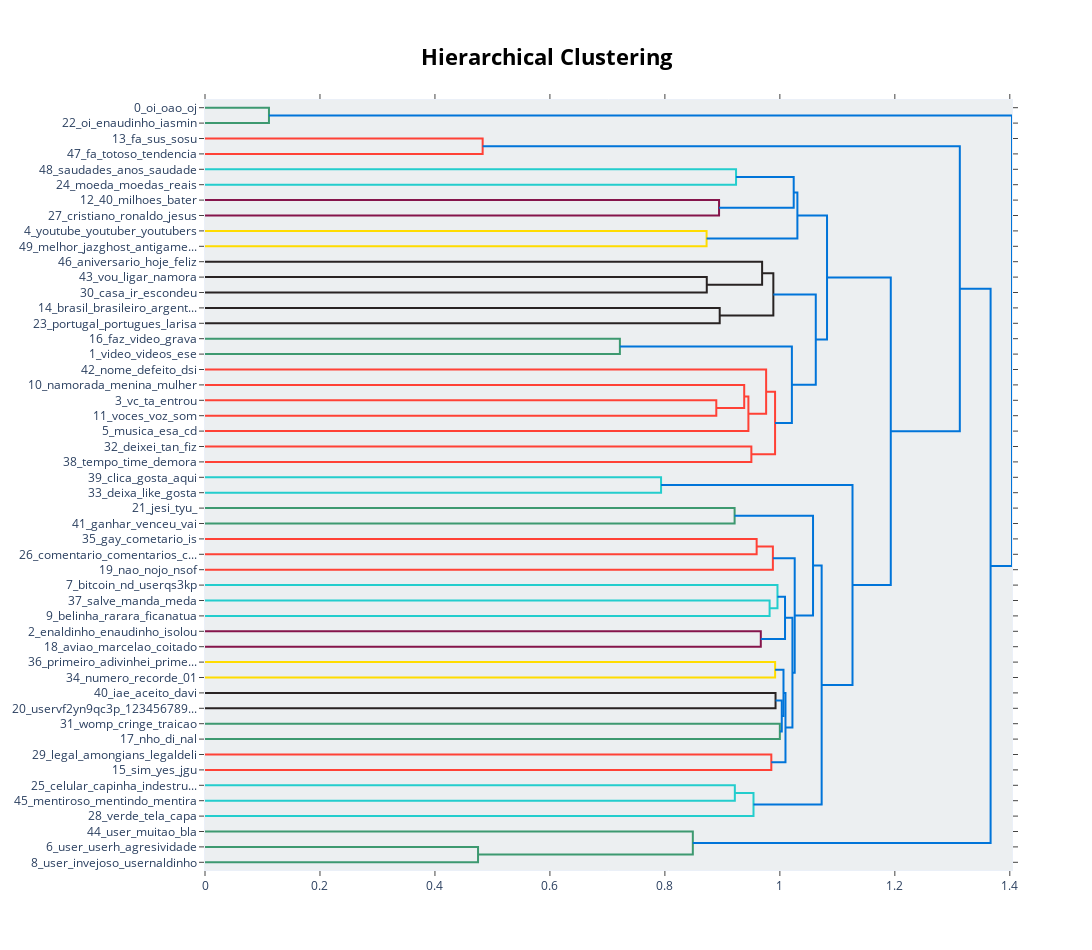

The notebook cell saved with this chart:
### Markdown cell above
## Hierarchical Clustering

### Code cell
model.visualize_hierarchy(top_n_topics=50, width=1200)

### Figure 1 — Plotly figure (JSON) as saved in the notebook; plotly's stock layout.template omitted (floating-point values rounded to 4 significant figures)
{"data": [{"hoverinfo": "text", "marker": {"color": "rgb(61,153,112)"}, "mode": "lines", "type": "scatter", "x": [0, 0.1113, 0.1113, 0], "xaxis": "x", "y": [-5, -5, -15, -15], "yaxis": "y"}, {"hoverinfo": "text", "marker": {"color": "rgb(255,65,54)"}, "mode": "lines", "type": "scatter", "x": [0, 0.483, 0.483, 0], "xaxis": "x", "y": [-25, -25, -35, -35], "yaxis": "y"}, {"hoverinfo": "text", "marker": {"color": "rgb(35,205,205)"}, "mode": "lines", "type": "scatter", "x": [0, 0.9238, 0.9238, 0], "xaxis": "x", "y": [-45, -45, -55, -55], "yaxis": "y"}, {"hoverinfo": "text", "marker": {"color": "rgb(133,20,75)"}, "mode": "lines", "type": "scatter", "x": [0, 0.8942, 0.8942, 0], "xaxis": "x", "y": [-65, -65, -75, -75], "yaxis": "y"}, {"hoverinfo": "text", "marker": {"color": "rgb(0,116,217)"}, "mode": "lines", "type": "scatter", "x": [0.9238, 1.024, 1.024, 0.8942], "xaxis": "x", "y": [-50, -50, -70, -70], "yaxis": "y"}, {"hoverinfo": "text", "marker": {"color": "rgb(255,220,0)"}, "mode": "lines", "type": "scatter", "x": [0, 0.8725, 0.8725, 0], "xaxis": "x", "y": [-85, -85, -95, -95], "yaxis": "y"}, {"hoverinfo": "text", "marker": {"color": "rgb(0,116,217)"}, "mode": "lines", "type": "scatter", "x": [1.024, 1.03, 1.03, 0.8725], "xaxis": "x", "y": [-60, -60, -90, -90], "yaxis": "y"}, {"hoverinfo": "text", "marker": {"color": "rgb(40,35,35)"}, "mode": "lines", "type": "scatter", "x": [0, 0.8729, 0.8729, 0], "xaxis": "x", "y": [-115, -115, -125, -125], "yaxis": "y"}, {"hoverinfo": "text", "marker": {"color": "rgb(40,35,35)"}, "mode": "lines", "type": "scatter", "x": [0, 0.9691, 0.9691, 0.8729], "xaxis": "x", "y": [-105, -105, -120, -120], "yaxis": "y"}, {"hoverinfo": "text", "marker": {"color": "rgb(40,35,35)"}, "mode": "lines", "type": "scatter", "x": [0, 0.8954, 0.8954, 0], "xaxis": "x", "y": [-135, -135, -145, -145], "yaxis": "y"}, {"hoverinfo": "text", "marker": {"color": "rgb(40,35,35)"}, "mode": "lines", "type": "scatter", "x": [0.9691, 0.9887, 0.9887, 0.8954], "xaxis": "x", "y": [-112.5, -112.5, -140, -140], "yaxis": "y"}, {"hoverinfo": "text", "marker": {"color": "rgb(61,153,112)"}, "mode": "lines", "type": "scatter", "x": [0, 0.7217, 0.7217, 0], "xaxis": "x", "y": [-155, -155, -165, -165], "yaxis": "y"}, {"hoverinfo": "text", "marker": {"color": "rgb(255,65,54)"}, "mode": "lines", "type": "scatter", "x": [0, 0.8894, 0.8894, 0], "xaxis": "x", "y": [-195, -195, -205, -205], "yaxis": "y"}, {"hoverinfo": "text", "marker": {"color": "rgb(255,65,54)"}, "mode": "lines", "type": "scatter", "x": [0, 0.938, 0.938, 0.8894], "xaxis": "x", "y": [-185, -185, -200, -200], "yaxis": "y"}, {"hoverinfo": "text", "marker": {"color": "rgb(255,65,54)"}, "mode": "lines", "type": "scatter", "x": [0.938, 0.9453, 0.9453, 0], "xaxis": "x", "y": [-192.5, -192.5, -215, -215], "yaxis": "y"}, {"hoverinfo": "text", "marker": {"color": "rgb(255,65,54)"}, "mode": "lines", "type": "scatter", "x": [0, 0.9761, 0.9761, 0.9453], "xaxis": "x", "y": [-175, -175, -203.8, -203.8], "yaxis": "y"}, {"hoverinfo": "text", "marker": {"color": "rgb(255,65,54)"}, "mode": "lines", "type": "scatter", "x": [0, 0.9504, 0.9504, 0], "xaxis": "x", "y": [-225, -225, -235, -235], "yaxis": "y"}, {"hoverinfo": "text", "marker": {"color": "rgb(255,65,54)"}, "mode": "lines", "type": "scatter", "x": [0.9761, 0.9917, 0.9917, 0.9504], "xaxis": "x", "y": [-189.4, -189.4, -230, -230], "yaxis": "y"}, {"hoverinfo": "text", "marker": {"color": "rgb(0,116,217)"}, "mode": "lines", "type": "scatter", "x": [0.7217, 1.021, 1.021, 0.9917], "xaxis": "x", "y": [-160, -160, -209.7, -209.7], "yaxis": "y"}, {"hoverinfo": "text", "marker": {"color": "rgb(0,116,217)"}, "mode": "lines", "type": "scatter", "x": [0.9887, 1.062, 1.062, 1.021], "xaxis": "x", "y": [-126.2, -126.2, -184.8, -184.8], "yaxis": "y"}, {"hoverinfo": "text", "marker": {"color": "rgb(0,116,217)"}, "mode": "lines", "type": "scatter", "x": [1.03, 1.082, 1.082, 1.062], "xaxis": "x", "y": [-75, -75, -155.5, -155.5], "yaxis": "y"}, {"hoverinfo": "text", "marker": {"color": "rgb(35,205,205)"}, "mode": "lines", "type": "scatter", "x": [0, 0.7934, 0.7934, 0], "xaxis": "x", "y": [-245, -245, -255, -255], "yaxis": "y"}, {"hoverinfo": "text", "marker": {"color": "rgb(61,153,112)"}, "mode": "lines", "type": "scatter", "x": [0, 0.9213, 0.9213, 0], "xaxis": "x", "y": [-265, -265, -275, -275], "yaxis": "y"}, {"hoverinfo": "text", "marker": {"color": "rgb(255,65,54)"}, "mode": "lines", "type": "scatter", "x": [0, 0.9596, 0.9596, 0], "xaxis": "x", "y": [-285, -285, -295, -295], "yaxis": "y"}, {"hoverinfo": "text", "marker": {"color": "rgb(255,65,54)"}, "mode": "lines", "type": "scatter", "x": [0.9596, 0.9879, 0.9879, 0], "xaxis": "x", "y": [-290, -290, -305, -305], "yaxis": "y"}, {"hoverinfo": "text", "marker": {"color": "rgb(35,205,205)"}, "mode": "lines", "type": "scatter", "x": [0, 0.9821, 0.9821, 0], "xaxis": "x", "y": [-325, -325, -335, -335], "yaxis": "y"}, {"hoverinfo": "text", "marker": {"color": "rgb(35,205,205)"}, "mode": "lines", "type": "scatter", "x": [0, 0.9958, 0.9958, 0.9821], "xaxis": "x", "y": [-315, -315, -330, -330], "yaxis": "y"}, {"hoverinfo": "text", "marker": {"color": "rgb(133,20,75)"}, "mode": "lines", "type": "scatter", "x": [0, 0.9668, 0.9668, 0], "xaxis": "x", "y": [-345, -345, -355, -355], "yaxis": "y"}, {"hoverinfo": "text", "marker": {"color": "rgb(0,116,217)"}, "mode": "lines", "type": "scatter", "x": [0.9958, 1.009, 1.009, 0.9668], "xaxis": "x", "y": [-322.5, -322.5, -350, -350], "yaxis": "y"}, {"hoverinfo": "text", "marker": {"color": "rgb(255,220,0)"}, "mode": "lines", "type": "scatter", "x": [0, 0.9917, 0.9917, 0], "xaxis": "x", "y": [-365, -365, -375, -375], "yaxis": "y"}, {"hoverinfo": "text", "marker": {"color": "rgb(40,35,35)"}, "mode": "lines", "type": "scatter", "x": [0, 0.9925, 0.9925, 0], "xaxis": "x", "y": [-385, -385, -395, -395], "yaxis": "y"}, {"hoverinfo": "text", "marker": {"color": "rgb(61,153,112)"}, "mode": "lines", "type": "scatter", "x": [0, 1.0, 1.0, 0], "xaxis": "x", "y": [-405, -405, -415, -415], "yaxis": "y"}, {"hoverinfo": "text", "marker": {"color": "rgb(0,116,217)"}, "mode": "lines", "type": "scatter", "x": [0.9925, 1.003, 1.003, 1.0], "xaxis": "x", "y": [-390, -390, -410, -410], "yaxis": "y"}, {"hoverinfo": "text", "marker": {"color": "rgb(0,116,217)"}, "mode": "lines", "type": "scatter", "x": [0.9917, 1.006, 1.006, 1.003], "xaxis": "x", "y": [-370, -370, -400, -400], "yaxis": "y"}, {"hoverinfo": "text", "marker": {"color": "rgb(255,65,54)"}, "mode": "lines", "type": "scatter", "x": [0, 0.9851, 0.9851, 0], "xaxis": "x", "y": [-425, -425, -435, -435], "yaxis": "y"}, {"hoverinfo": "text", "marker": {"color": "rgb(0,116,217)"}, "mode": "lines", "type": "scatter", "x": [1.006, 1.01, 1.01, 0.9851], "xaxis": "x", "y": [-385, -385, -430, -430], "yaxis": "y"}, {"hoverinfo": "text", "marker": {"color": "rgb(0,116,217)"}, "mode": "lines", "type": "scatter", "x": [1.009, 1.022, 1.022, 1.01], "xaxis": "x", "y": [-336.2, -336.2, -407.5, -407.5], "yaxis": "y"}, {"hoverinfo": "text", "marker": {"color": "rgb(0,116,217)"}, "mode": "lines", "type": "scatter", "x": [0.9879, 1.026, 1.026, 1.022], "xaxis": "x", "y": [-297.5, -297.5, -371.9, -371.9], "yaxis": "y"}, {"hoverinfo": "text", "marker": {"color": "rgb(0,116,217)"}, "mode": "lines", "type": "scatter", "x": [0.9213, 1.058, 1.058, 1.026], "xaxis": "x", "y": [-270, -270, -334.7, -334.7], "yaxis": "y"}, {"hoverinfo": "text", "marker": {"color": "rgb(35,205,205)"}, "mode": "lines", "type": "scatter", "x": [0, 0.9217, 0.9217, 0], "xaxis": "x", "y": [-445, -445, -455, -455], "yaxis": "y"}, {"hoverinfo": "text", "marker": {"color": "rgb(35,205,205)"}, "mode": "lines", "type": "scatter", "x": [0.9217, 0.9541, 0.9541, 0], "xaxis": "x", "y": [-450, -450, -465, -465], "yaxis": "y"}, {"hoverinfo": "text", "marker": {"color": "rgb(0,116,217)"}, "mode": "lines", "type": "scatter", "x": [1.058, 1.073, 1.073, 0.9541], "xaxis": "x", "y": [-302.3, -302.3, -457.5, -457.5], "yaxis": "y"}, {"hoverinfo": "text", "marker": {"color": "rgb(0,116,217)"}, "mode": "lines", "type": "scatter", "x": [0.7934, 1.126, 1.126, 1.073], "xaxis": "x", "y": [-250, -250, -379.9, -379.9], "yaxis": "y"}, {"hoverinfo": "text", "marker": {"color": "rgb(0,116,217)"}, "mode": "lines", "type": "scatter", "x": [1.082, 1.193, 1.193, 1.126], "xaxis": "x", "y": [-115.3, -115.3, -315.0, -315.0], "yaxis": "y"}, {"hoverinfo": "text", "marker": {"color": "rgb(0,116,217)"}, "mode": "lines", "type": "scatter", "x": [0.483, 1.313, 1.313, 1.193], "xaxis": "x", "y": [-30, -30, -215.1, -215.1], "yaxis": "y"}, {"hoverinfo": "text", "marker": {"color": "rgb(61,153,112)"}, "mode": "lines", "type": "scatter", "x": [0, 0.475, 0.475, 0], "xaxis": "x", "y": [-485, -485, -495, -495], "yaxis": "y"}, {"hoverinfo": "text", "marker": {"color": "rgb(61,153,112)"}, "mode": "lines", "type": "scatter", "x": [0, 0.8486, 0.8486, 0.475], "xaxis": "x", "y": [-475, -475, -490, -490], "yaxis": "y"}, {"hoverinfo": "text", "marker": {"color": "rgb(0,116,217)"}, "mode": "lines", "type": "scatter", "x": [1.313, 1.367, 1.367, 0.8486], "xaxis": "x", "y": [-122.6, -122.6, -482.5, -482.5], "yaxis": "y"}, {"hoverinfo": "text", "marker": {"color": "rgb(0,116,217)"}, "mode": "lines", "type": "scatter", "x": [0.1113, 1.404, 1.404, 1.367], "xaxis": "x", "y": [-10, -10, -302.5, -302.5], "yaxis": "y"}], "layout": {"autosize": false, "height": 950, "hoverlabel": {"bgcolor": "white", "font": {"family": "Rockwell", "size": 16}}, "hovermode": "closest", "plot_bgcolor": "#ECEFF1", "showlegend": false, "title": {"font": {"color": "Black", "size": 22}, "text": "<b>Hierarchical Clustering</b>", "x": 0.5, "xanchor": "center", "yanchor": "top"}, "width": 1200, "xaxis": {"mirror": "allticks", "rangemode": "tozero", "showgrid": false, "showline": true, "showticklabels": true, "ticks": "outside", "type": "linear", "zeroline": false}, "yaxis": {"mirror": "allticks", "range": [-500, 0], "rangemode": "tozero", "showgrid": false, "showline": true, "showticklabels": true, "tickmode": "array", "ticks": "outside", "ticktext": ["0_oi_oao_oj", "22_oi_enaudinho_iasmin", "13_fa_sus_sosu", "47_fa_totoso_tendencia", "48_saudades_anos_saudade", "24_moeda_moedas_reais", "12_40_milhoes_bater", "27_cristiano_ronaldo_jesus", "4_youtube_youtuber_youtubers", "49_melhor_jazghost_antigame...", "46_aniversario_hoje_feliz", "43_vou_ligar_namora", "30_casa_ir_escondeu", "14_brasil_brasileiro_argent...", "23_portugal_portugues_larisa", "16_faz_video_grava", "1_video_videos_ese", "42_nome_defeito_dsi", "10_namorada_menina_mulher", "3_vc_ta_entrou", "11_voces_voz_som", "5_musica_esa_cd", "32_deixei_tan_fiz", "38_tempo_time_demora", "39_clica_gosta_aqui", "33_deixa_like_gosta", "21_jesi_tyu_", "41_ganhar_venceu_vai", "35_gay_cometario_is", "26_comentario_comentarios_c...", "19_nao_nojo_nsof", "7_bitcoin_nd_userqs3kp", "37_salve_manda_meda", "9_belinha_rarara_ficanatua", "2_enaldinho_enaudinho_isolou", "18_aviao_marcelao_coitado", "36_primeiro_adivinhei_prime...", "34_numero_recorde_01", "40_iae_aceito_davi", "20_uservf2yn9qc3p_123456789...", "31_womp_cringe_traicao", "17_nho_di_nal", "29_legal_amongians_legaldeli", "15_sim_yes_jgu", "25_celular_capinha_indestru...", "45_mentiroso_mentindo_mentira", "28_verde_tela_capa", "44_user_muitao_bla", "6_user_userh_agresividade", "8_user_invejoso_usernaldinho"], "tickvals": [-5, -15, -25, -35, -45, -55, -65, -75, -85, -95, -105, -115, -125, -135, -145, -155, -165, -175, -185, -195, -205, -215, -225, -235, -245, -255, -265, -275, -285, -295, -305, -315, -325, -335, -345, -355, -365, -375, -385, -395, -405, -415, -425, -435, -445, -455, -465, -475, -485, -495], "type": "linear", "zeroline": false}}}
